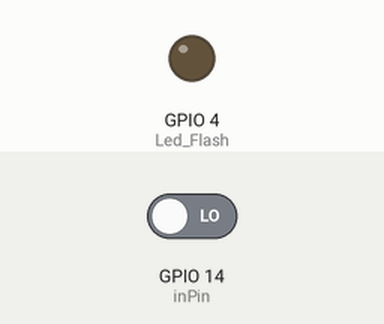
Simulated run of this sketch. Board: ESP32. On the bench: output pins drawn as LEDs (lit = HIGH). The inputs (shaded band) are chosen by the test bench; at power-on: GPIO 14 (inPin) LOW. WiFi joins after 1.5 s; servers stay silent unless stated; the camera gives no picture; what the sketch prints to the serial monitor is not drawn.

Above: at 3.1 s.
3.2 s: GPIO 14 (inPin) driven HIGH
At 6.07 s:
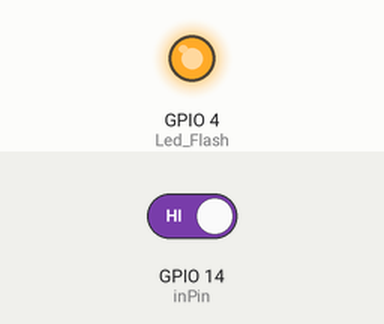
6.2 s: GPIO 14 (inPin) driven LOW
At 6.2 s:
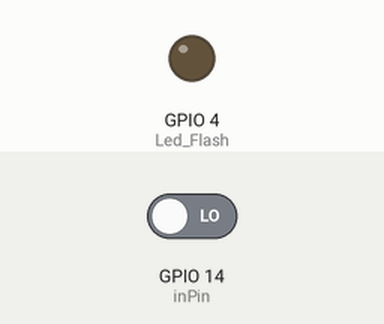
Timing chart, 0 to 9.2 s (numbered marks = the images above; inputs shaded):
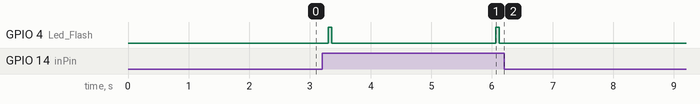

Measured:
- after the input at 3.2 s, GPIO 4 (Led_Flash): alternates HIGH for 0.06 s and LOW for 2.7 s, starting after 0.10 s
- after the input at 6.2 s, GPIO 4 (Led_Flash): stops changing and stays LOW

The sketch:

for_hc-sr501.ino
```cpp
#include <WiFi.h>
#include "esp_camera.h"
#include "esp_system.h"

hw_timer_t *timer = NULL;
#include <TridentTD_LineNotify.h>
#define SSID "WiFi_Name"
#define PASSWORD "WiFi_Password"
#define LINE_TOKEN "LINE_NOTIFY_TOKEN"

#define PWDN_GPIO_NUM 32
#define RESET_GPIO_NUM -1
#define XCLK_GPIO_NUM 0
#define SIOD_GPIO_NUM 26
#define SIOC_GPIO_NUM 27

#define Y9_GPIO_NUM 35
#define Y8_GPIO_NUM 34
#define Y7_GPIO_NUM 39
#define Y6_GPIO_NUM 36
#define Y5_GPIO_NUM 21
#define Y4_GPIO_NUM 19
#define Y3_GPIO_NUM 18
#define Y2_GPIO_NUM 5
#define VSYNC_GPIO_NUM 25
#define HREF_GPIO_NUM 23
#define PCLK_GPIO_NUM 22

int inPin = 14;
const int Led_Flash = 4;

void setup() {
  Serial.begin(115200);
  while (!Serial) {
    ;
  }
  pinMode(Led_Flash, OUTPUT);
  pinMode(inPin, INPUT);
  WiFi.begin(SSID, PASSWORD);
  Serial.printf("WiFi connecting to %s\n", SSID);
  while (WiFi.status() != WL_CONNECTED) {
    Serial.print(".");
    delay(400);
  }
  Serial.printf("\nWiFi connected\nIP : ");
  Serial.println(WiFi.localIP());
  LINE.setToken(LINE_TOKEN);

  timer = timerBegin(0, 80, true);
  timerAlarmWrite(timer, 20000000, false);
  timerAlarmEnable(timer);

  camera_config_t config;
  config.ledc_channel = LEDC_CHANNEL_0;
  config.ledc_timer = LEDC_TIMER_0;
  config.pin_d0 = Y2_GPIO_NUM;
  config.pin_d1 = Y3_GPIO_NUM;
  config.pin_d2 = Y4_GPIO_NUM;
  config.pin_d3 = Y5_GPIO_NUM;
  config.pin_d4 = Y6_GPIO_NUM;
  config.pin_d5 = Y7_GPIO_NUM;
  config.pin_d6 = Y8_GPIO_NUM;
  config.pin_d7 = Y9_GPIO_NUM;
  config.pin_xclk = XCLK_GPIO_NUM;
  config.pin_pclk = PCLK_GPIO_NUM;
  config.pin_vsync = VSYNC_GPIO_NUM;
  config.pin_href = HREF_GPIO_NUM;
  config.pin_sscb_sda = SIOD_GPIO_NUM;
  config.pin_sscb_scl = SIOC_GPIO_NUM;
  config.pin_pwdn = PWDN_GPIO_NUM;
  config.pin_reset = RESET_GPIO_NUM;
  config.xclk_freq_hz = 20000000;
  config.pixel_format = PIXFORMAT_JPEG;

  if (psramFound()) {
    config.frame_size = FRAMESIZE_VGA;
    config.jpeg_quality = 10;
    config.fb_count = 2;
  } else {
    config.frame_size = FRAMESIZE_QQVGA;
    config.jpeg_quality = 12;
    config.fb_count = 1;
  }

  // Init Camera
  esp_err_t err = esp_camera_init(&config);
  if (err != ESP_OK) {
    Serial.printf("Camera init failed with error 0x%x", err);
    return;
  }
}

void loop() {
  delay(200);
  if (digitalRead(inPin) == 1) {
    Camera_capture();
    Serial.println("OK");
    delay(2500);
  }
}

void Camera_capture() {
  digitalWrite(Led_Flash, HIGH);
  camera_fb_t *fb = NULL;
  fb = esp_camera_fb_get();
  if (!fb) {
    Serial.println("Camera capture failed");
    digitalWrite(Led_Flash, LOW);
    return;
  } else {
    digitalWrite(Led_Flash, LOW);
    Send_line(fb->buf, fb->len);
    esp_camera_fb_return(fb);
    return;
  }
}

void Send_line(uint8_t *image_data, size_t image_size) {
  LINE.notifyPicture("ตรวจพบการเคลื่อนไหว", image_data, image_size);
}
```
